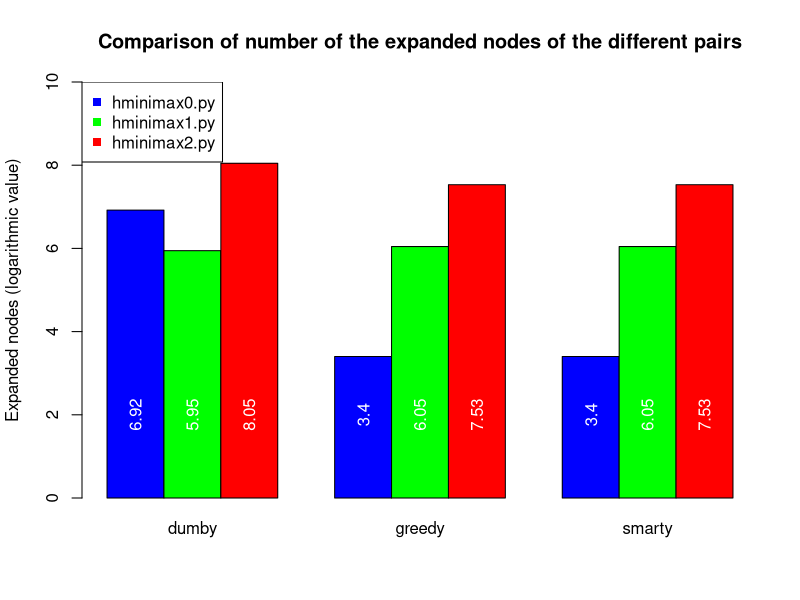

This chart was generated by the following R code:
dumby_node <- c(log(1013), log(382), log(3122))
greedy_node <- c(log(30), log(422), log(1865))
smarty_node <- c(log(30), log(422), log(1865))

colors <- c("blue", "green", "red", "blue", "green", "red", "blue", "green", "red")

barplot(cbind(dumby_node, greedy_node, smarty_node), beside = TRUE, names.arg = c("dumby", "greedy", "smarty"), col = colors, ylim = c(0,10), main = "Comparison of number of the expanded nodes of the different pairs", ylab = "Expanded nodes (logarithmic value)")
legend("topleft", legend = c("hminimax0.py", "hminimax1.py", "hminimax2.py"), col=c("blue", "green", "red"), pch = c(15,15))
text(1.5,2,round(log(1013), digits=2), srt=90, col = "white")
text(2.5,2,round(log(382), digits=2), srt=90, col = "white")
text(3.5,2,round(log(3122), digits=2), srt=90,col = "white")

text(5.5,2,round(log(30), digits=2), srt=90, col = "white")
text(6.5,2,round(log(422), digits=2), srt=90, col = "white")
text(7.5,2,round(log(1865), digits=2), srt=90, col = "white")

text(9.5,2,round(log(30), digits=2), srt=90, col = "white")
text(10.5,2,round(log(422), digits=2), srt=90, col = "white")
text(11.5,2,round(log(1865), digits=2), srt=90, col = "white")


